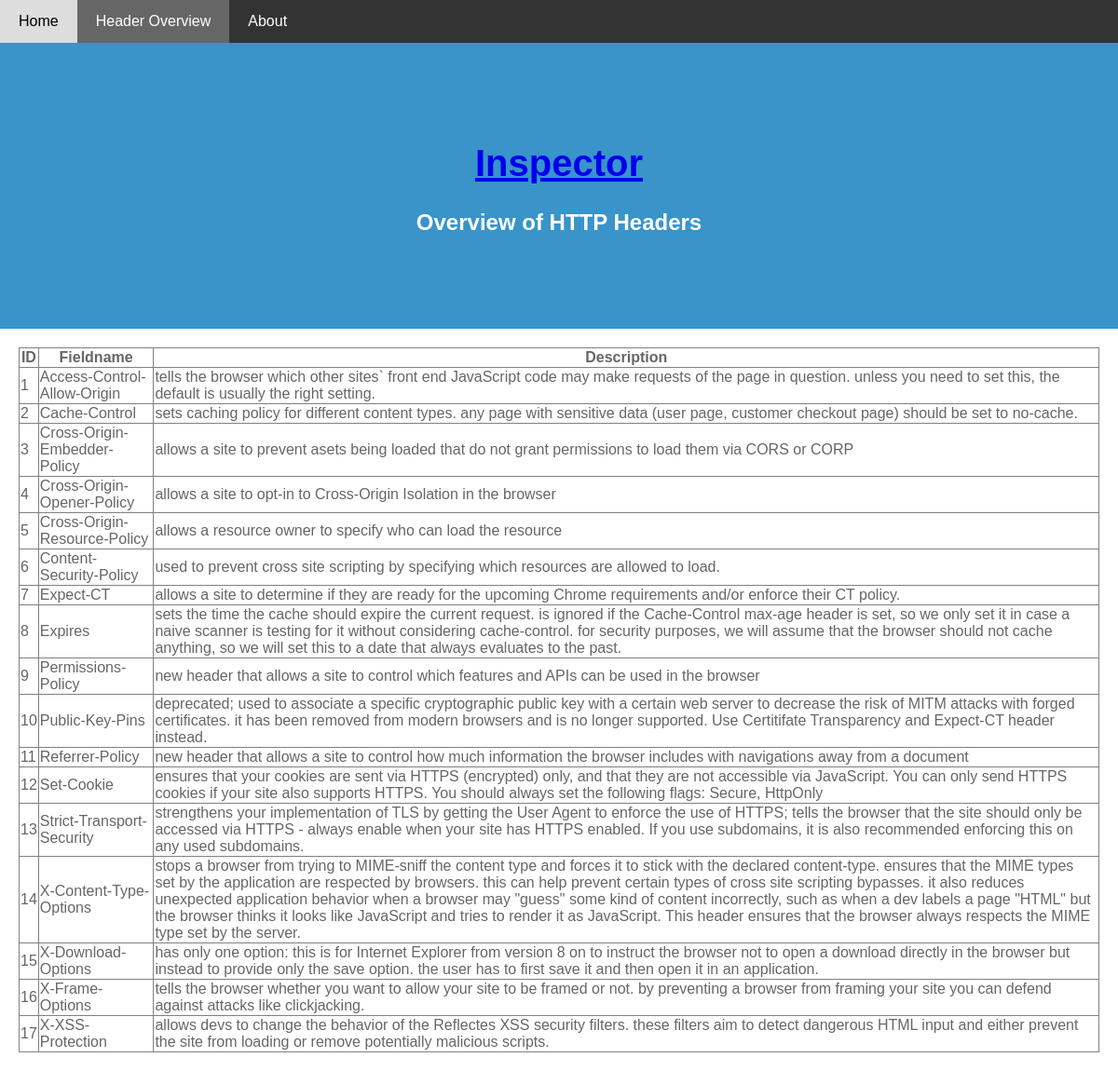
The app's page /overview.php with its own data.
### tables this page shows
CREATE TABLE headertable(
  header_id INT NOT NULL AUTO_INCREMENT PRIMARY KEY,
  header_fieldname VARCHAR (255) NOT NULL,
  header_kind VARCHAR (50),
  header_descr TEXT
);

### db.php (called while the page is built, shortened)
<?php
$db=new mysqli('localhost','root','root','secheader');
$allheaders=array();
$result=$db->query("select header_id,header_fieldname,header_descr from headertable");
while($headerentry=$result->fetch_object()) {
    $allheaders[]=$headerentry;
}
?>

### overview.php (the view, shortened to what this page needs)
<!DOCTYPE html>
<html>
    <head>
        <link rel="stylesheet" href="style.css" type="text/css">
    </head>
    <body>
    <div class="navbar">
            <a href="index.php">Home</a>
            <a href="overview.php" class="active">Header Overview</a>
            <a href="about.php">About</a>
        </div>
        <div class="header">
            <div id="logo">
                <h1>
                    <a href="index.php">Inspector</a>
                </h1>
            </div>
            <h2>Overview of HTTP Headers</h2>
        </div>
        <div id='overview' class='main'>
            <table border="1" cellspacing="0" style="border-collapse:collapse;">
            <tr>
                <th>ID</th>
                <th>Fieldname</th>
                <th>Description</th>
            </tr>
        <?php
        require_once('db.php');
        foreach($allheaders as $h) {
        ?>
            <tr>
                <td><?= $h->header_id ?></td>
                <td><?= $h->header_fieldname ?></td>
                <td><?= $h->header_descr ?></td>
            </tr>
        <?php
        }
        ?>
            </table>
        </div>
    </body>
</html>

### style.css (style rules this page uses)
* { box-sizing: border-box; }
body { font-family: Arial, Helvetica, sans-serif; margin: 0; }
.header { padding: 80px; text-align: center; background: #3894c9; color: white; }
.header h1 { font-size: 40px; }
.navbar { overflow: hidden; background-color: #333; position: sticky; position: -webkit-sticky; top: 0; }
.navbar a { float: left; display: block; color: white; text-align: center; padding: 14px 20px; text-decoration: none; }
.navbar a.active { background-color: #666; color: white; }
.main { -ms-flex: 70%; flex: 70%; color: #666; background-color: white; padding: 20px; }

### records on screen
headertable: header_id "1", header_fieldname "Access-Control-Allow-Origin", header_descr "tells the browser which other sites` front end JavaScript code may make requests of the page in question. unless you need to set this, the default is usually the right setting."
headertable: header_id "2", header_fieldname "Cache-Control", header_descr "sets caching policy for different content types. any page with sensitive data (user page, customer checkout page) should be set to no-cache."
headertable: header_id "3", header_fieldname "Cross-Origin-Embedder-Policy", header_descr "allows a site to prevent asets being loaded that do not grant permissions to load them via CORS or CORP"
headertable: header_id "4", header_fieldname "Cross-Origin-Opener-Policy", header_descr "allows a site to opt-in to Cross-Origin Isolation in the browser"
headertable: header_id "5", header_fieldname "Cross-Origin-Resource-Policy", header_descr "allows a resource owner to specify who can load the resource"
headertable: header_id "6", header_fieldname "Content-Security-Policy", header_descr "used to prevent cross site scripting by specifying which resources are allowed to load."
headertable: header_id "7", header_fieldname "Expect-CT", header_descr "allows a site to determine if they are ready for the upcoming Chrome requirements and/or enforce their CT policy."
headertable: header_id "8", header_fieldname "Expires", header_descr "sets the time the cache should expire the current request. is ignored if the Cache-Control max-age header is set, so we only set it in case a naive scanner is testing for it without considering cache-control. for security purposes, we will assume that the browser should not cache anything, so we will set this to a date that always evaluates to the past."
headertable: header_id "9", header_fieldname "Permissions-Policy", header_descr "new header that allows a site to control which features and APIs can be used in the browser"
headertable: header_id "10", header_fieldname "Public-Key-Pins", header_descr "deprecated; used to associate a specific cryptographic public key with a certain web server to decrease the risk of MITM attacks with forged certificates. it has been removed from modern browsers and is no longer supported. Use Certitifate Transparency and Expect-CT header instead."
headertable: header_id "11", header_fieldname "Referrer-Policy", header_descr "new header that allows a site to control how much information the browser includes with navigations away from a document"
headertable: header_id "12", header_fieldname "Set-Cookie", header_descr "ensures that your cookies are sent via HTTPS (encrypted) only, and that they are not accessible via JavaScript. You can only send HTTPS cookies if your site also supports HTTPS. You should always set the following flags: Secure, HttpOnly"
headertable: header_id "13", header_fieldname "Strict-Transport-Security", header_descr "strengthens your implementation of TLS by getting the User Agent to enforce the use of HTTPS; tells the browser that the site should only be accessed via HTTPS - always enable when your site has HTTPS enabled. If you use subdomains, it is also recommended enforcing this on any used subdomains."
headertable: header_id "14", header_fieldname "X-Content-Type-Options", header_descr "stops a browser from trying to MIME-sniff the content type and forces it to stick with the declared content-type. ensures that the MIME types set by the application are respected by browsers. this can help prevent certain types of cross site scripting bypasses. it also reduces unexpected application behavior when a browser may \"guess\" some kind of content incorrectly, such as when a dev labels a page \"HTML\" but the browser thinks it looks like JavaScript and tries to render it as JavaScript. This header ensures that the browser always respects the MIME type set by the server."
headertable: header_id "15", header_fieldname "X-Download-Options", header_descr "has only one option: this is for Internet Explorer from version 8 on to instruct the browser not to open a download directly in the browser but instead to provide only the save option. the user has to first save it and then open it in an application."
headertable: header_id "16", header_fieldname "X-Frame-Options", header_descr "tells the browser whether you want to allow your site to be framed or not. by preventing a browser from framing your site you can defend against attacks like clickjacking."
headertable: header_id "17", header_fieldname "X-XSS-Protection", header_descr "allows devs to change the behavior of the Reflectes XSS security filters. these filters aim to detect dangerous HTML input and either prevent the site from loading or remove potentially malicious scripts."
